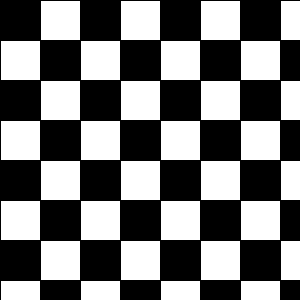
Frame 1 (no input)
Frame 60 (the mouse pressed at the canvas centre just before this capture): identical to frame 1, image omitted
Frame 120 (the mouse held since frame 60 and released just before this capture): identical to frame 1, image omitted

The Processing sketch that drew this single still picture (run headless with seeded random() and noise(); from frame 60 on, the mouse is pressed at the canvas centre):

// Processing sketch: opgave6
// ── opgave6.pde

//Opgave 6

int[][] board = new int [8][8];


void setup()
{
  
  size(300,300);
  
  for(int i = 0; i < board.length; i++)
  {
    for(int a = 0; a < board[i].length; a++)
    {
      
      board[i][a] = (i+a) % 2;
      
    }
  }
}    
    
    
void draw()
{
int sideLength = 40;

for(int i = 0; i < board.length; i++)
  {
    for(int a = 0; a < board[i].length; a++)
    {
     
     if(board[i][a] == 0)
     
       fill(0);
        else 
       fill(255);
     
     
     rect(i * sideLength, a * sideLength, sideLength, sideLength);
      
    }
  }
}




  
  
  
  
  
  
  
  

  
